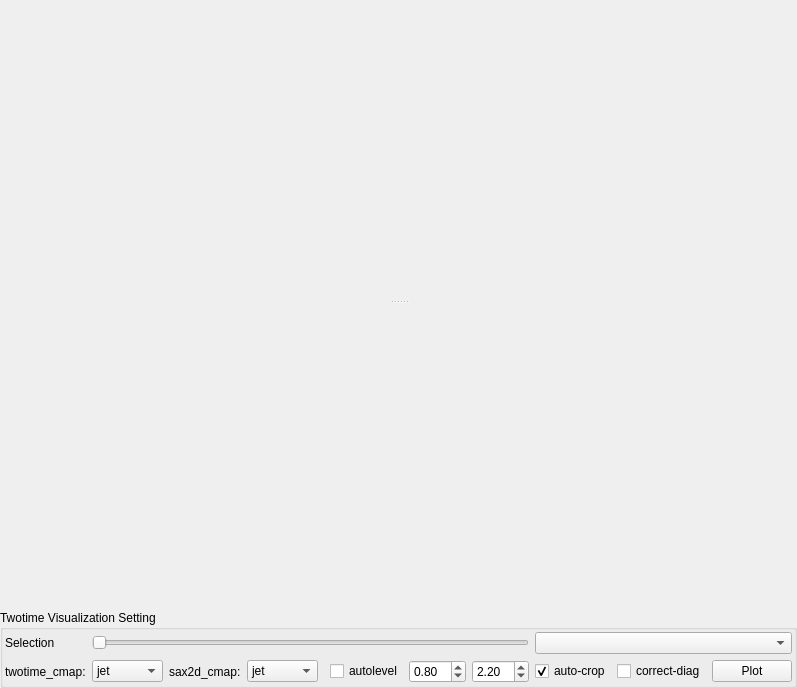
       <widget class="QWidget" name="tab_8">
        <attribute name="title">
         <string>Two Time</string>
        </attribute>
        <layout class="QGridLayout" name="gridLayout_33">
         <property name="leftMargin">
          <number>0</number>
         </property>
         <property name="topMargin">
          <number>0</number>
         </property>
         <property name="rightMargin">
          <number>0</number>
         </property>
         <property name="bottomMargin">
          <number>0</number>
         </property>
         <item row="0" column="0">
          <widget class="QSplitter" name="splitter_4">
           <property name="orientation">
            <enum>Qt::Orientation::Vertical</enum>
           </property>
           <widget class="GraphicsLayoutWidget" name="mp_2t_map" native="true">
            <property name="sizePolicy">
             <sizepolicy hsizetype="Preferred" vsizetype="Expanding">
              <horstretch>0</horstretch>
              <verstretch>1</verstretch>
             </sizepolicy>
            </property>
            <property name="minimumSize">
             <size>
              <width>300</width>
              <height>300</height>
             </size>
            </property>
           </widget>
           <widget class="ImageViewPlotItem" name="mp_2t" native="true">
            <property name="sizePolicy">
             <sizepolicy hsizetype="Preferred" vsizetype="Expanding">
              <horstretch>0</horstretch>
              <verstretch>2</verstretch>
             </sizepolicy>
            </property>
            <property name="minimumSize">
             <size>
              <width>300</width>
              <height>300</height>
             </size>
            </property>
           </widget>
          </widget>
         </item>
         <item row="1" column="0">
          <widget class="QGroupBox" name="groupBox_11">
           <property name="sizePolicy">
            <sizepolicy hsizetype="Expanding" vsizetype="Preferred">
             <horstretch>0</horstretch>
             <verstretch>0</verstretch>
            </sizepolicy>
           </property>
           <property name="minimumSize">
            <size>
             <width>0</width>
             <height>0</height>
            </size>
           </property>
           <property name="maximumSize">
            <size>
             <width>16777215</width>
             <height>65536</height>
            </size>
           </property>
           <property name="title">
            <string>Twotime Visualization Setting</string>
           </property>
           <layout class="QGridLayout" name="gridLayout_2">
            <property name="leftMargin">
             <number>2</number>
            </property>
            <property name="topMargin">
             <number>2</number>
            </property>
            <property name="rightMargin">
             <number>2</number>
            </property>
            <property name="bottomMargin">
             <number>2</number>
            </property>
            <item row="1" column="0">
             <widget class="QLabel" name="label_28">
              <property name="text">
               <string>twotime_cmap:</string>
              </property>
             </widget>
            </item>
            <item row="1" column="7">
             <widget class="QDoubleSpinBox" name="c2_max">
              <property name="minimum">
               <double>-1.000000000000000</double>
              </property>
              <property name="value">
               <double>2.200000000000000</double>
              </property>
             </widget>
            </item>
            <item row="1" column="9">
             <widget class="QCheckBox" name="twotime_correct_diag">
              <property name="text">
               <string>correct-diag</string>
              </property>
             </widget>
            </item>
            <item row="1" column="1">
             <widget class="QComboBox" name="cb_twotime_cmap">
              <property name="sizePolicy">
               <sizepolicy hsizetype="Preferred" vsizetype="Fixed">
                <horstretch>0</horstretch>
                <verstretch>0</verstretch>
               </sizepolicy>
              </property>
              <property name="minimumSize">
               <size>
                <width>0</width>
                <height>0</height>
               </size>
              </property>
              <item>
               <property name="text">
                <string>jet</string>
               </property>
              </item>
              <item>
               <property name="text">
                <string>hot</string>
               </property>
              </item>
              <item>
               <property name="text">
                <string>plasma</string>
               </property>
              </item>
              <item>
               <property name="text">
                <string>viridis</string>
               </property>
              </item>
              <item>
               <property name="text">
                <string>magma</string>
               </property>
              </item>
              <item>
               <property name="text">
                <string>gray</string>
               </property>
              </item>
             </widget>
            </item>
            <item row="0" column="8" colspan="3">
             <widget class="QComboBox" name="comboBox_twotime_selection">
              <property name="minimumSize">
               <size>
                <width>200</width>
                <height>0</height>
               </size>
              </property>
             </widget>
            </item>
            <item row="1" column="10">
             <widget class="QPushButton" name="pushButton_12">
              <property name="text">
               <string>Plot</string>
              </property>
             </widget>
            </item>
            <item row="1" column="3">
             <widget class="QComboBox" name="cb_twotime_saxs_cmap">
              <item>
               <property name="text">
                <string>jet</string>
               </property>
              </item>
              <item>
               <property name="text">
                <string>hot</string>
               </property>
              </item>
              <item>
               <property name="text">
                <string>plasma</string>
               </property>
              </item>
              <item>
               <property name="text">
                <string>viridis</string>
               </property>
              </item>
              <item>
               <property name="text">
                <string>magma</string>
               </property>
              </item>
              <item>
               <property name="text">
                <string>gray</string>
               </property>
              </item>
             </widget>
            </item>
            <item row="0" column="1" colspan="7">
             <widget class="QSlider" name="horizontalSlider_twotime_selection">
              <property name="orientation">
               <enum>Qt::Orientation::Horizontal</enum>
              </property>
             </widget>
            </item>
            <item row="1" column="6">
             <widget class="QDoubleSpinBox" name="c2_min">
              <property name="minimum">
               <double>-1.000000000000000</double>
              </property>
              <property name="value">
               <double>0.800000000000000</double>
              </property>
             </widget>
            </item>
            <item row="0" column="0">
             <widget class="QLabel" name="label_29">
              <property name="text">
               <string>Selection</string>
              </property>
             </widget>
            </item>
            <item row="1" column="2">
             <widget class="QLabel" name="label_35">
              <property name="text">
               <string>sax2d_cmap:</string>
              </property>
             </widget>
            </item>
            <item row="1" column="8">
             <widget class="QCheckBox" name="twotime_autocrop">
              <property name="text">
               <string>auto-crop</string>
              </property>
              <property name="checked">
               <bool>true</bool>
              </property>
             </widget>
            </item>
            <item row="1" column="5">
             <widget class="QCheckBox" name="checkBox_twotime_autolevel">
              <property name="text">
               <string>autolevel</string>
              </property>
             </widget>
            </item>
           </layout>
          </widget>
         </item>
        </layout>
       </widget>
